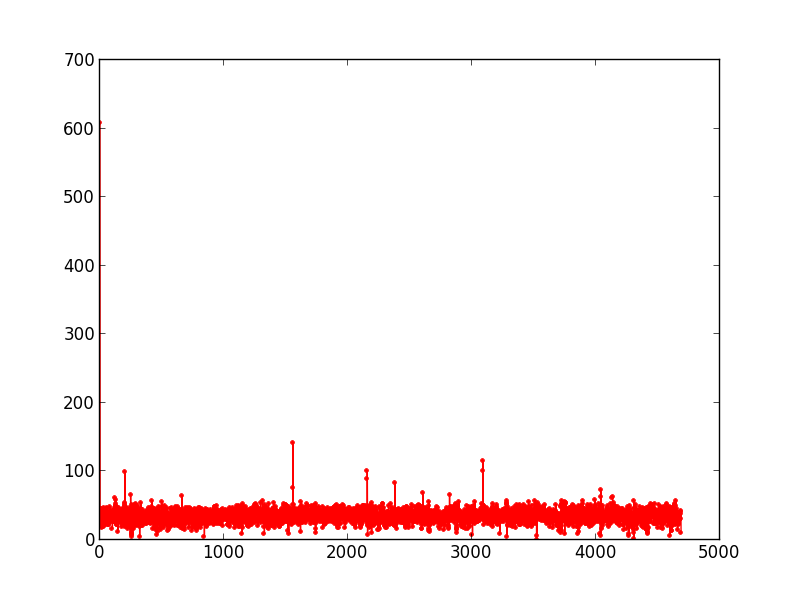

Recreate this plot in Python.
import matplotlib
matplotlib.use('Agg')

__author__ = 'lenk'

from pylab import *

def cover():
    m = []
    count = 0
    average = 0
    with open('out.sam', 'r') as f:
        #f.readline()
        a, b, c = f.readline().split()
        L = c[3:]
        L = int(L)
        #f.readline()
        for line in f:
            inputLine = []
            inputLine.extend(line.split('\t'))
            temp = len(m)
            for i in range(temp, (int(inputLine[3]) + len(inputLine[9])) / 1000 + 1):
                m.append(0)
                count += 1
            begin = int(inputLine[3])
            for i in range(int(inputLine[3]) / 1000, (int(inputLine[3]) + len(inputLine[9])) / 1000 + 1):
                if m[i] == 0:
                    count -= 1
                if (i + 1) * 1000 > int(inputLine[3]) + len(inputLine[9]):
                    m[i] += int(inputLine[3]) + len(inputLine[9]) - begin
                    average += int(inputLine[3]) + len(inputLine[9]) - begin
                    break
                m[i] += (i + 1) * 1000 - begin
                average += (i + 1) * 1000 - begin
                begin = (i + 1) * 1000
    f.close()
    for i in range(len(m)):
        m[i] = m[i] * 1.0 / 1000
    x = []
    for i in range(len(m)):
        x.append(i)
    percover = (L - count * 1000.0) / L * 100
    average = average * 1.0 / L
    with open('outputCover.txt', 'w') as f:
        #f.write(str(x) + '\r\n')
        #f.write(str(m))
        f.write('\r\naveragecover=' + str(average) + '\r\n' + 'percover=' + str(percover))
    f.close()
    plot(x, m, marker='.', linestyle='-', color='r')
    savefig('cover.png')

cover()

